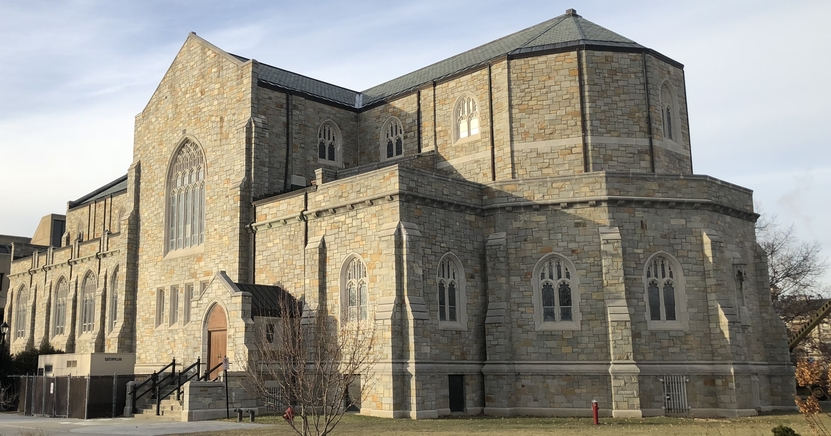
%> input picture MATLAB/models/image/VoorheesComputingCenter_831x436.jpg, 831 x 436 px
$ octave ImageKeypointPerScale_ForPaper.m   (GNU Octave 9; MATLAB toolbox functions it lacks are replaced by stand-ins)
%> lines starting %> are read from the running program, lines starting %| are printed output that depends on the picture
### MATLAB/src/read_off.m
function [vertex,face] = read_off(filename)

% read_off - read data from OFF file.
%
%   [vertex,face] = read_off(filename);
%
%   'vertex' is a 'nb.vert x 3' array specifying the position of the vertices.
%   'face' is a 'nb.face x 3' array specifying the connectivity of the mesh.
%
%   Copyright (c) 2003 Gabriel Peyr


fid = fopen(filename,'r');
if( fid==-1 )
    error('Can''t open the file.');
    return;
end

str = fgets(fid);   % -1 if eof
if ~strcmp(str(1:3), 'OFF')
    error('The file is not a valid OFF one.');
end

str = fgets(fid);
[a,str] = strtok(str); nvert = str2num(a);
[a,str] = strtok(str); nface = str2num(a);


[A,cnt] = fscanf(fid,'%f %f %f', 3*nvert);
if cnt~=3*nvert
    warning('Problem in reading vertices.');
end
A = reshape(A, 3, cnt/3);
vertex = A;
% read Face 1  1088 480 1022
[A,cnt] = fscanf(fid,'%d %d %d %d\n', 4*nface);
if cnt~=4*nface
    warning('Problem in reading faces.');
end
A = reshape(A, 4, cnt/4);
face = A(2:4,:)+1;


fclose(fid);

### MATLAB/src/ImageKeypointPerScale_ForPaper.m
% Andrew Rhodes
% ASEL
% December 2018


close all
clear
clc

global ProjectRoot;

UseNMS = 0;
alpha = 1;

FileLocation = strcat(ProjectRoot,'/models/image/');
PointCloudLocation = '/home/andrew/GitAndrew/diffusion/MATLAB/models/image/';
PointCloudName = {'Voorhees_e1_90688', 'Woodburn_e1_141198'};
KeypointLocation = strcat(ProjectRoot, '/data/imagekeypointdata/')


TitleNames = {'SIFT', 'Mesh Euc.', 'Cotangent', 'Umbrella'};


modelFolder = {'Voorhees','Woodburn'}; %  {'Voorhees','Woodburn','Woodburn2'}; %

LBO = {'SIFT', 'mesh', 'cot', 'umb'};

LBOLength = length(LBO);
modelFolderLength = length(modelFolder);


k = sqrt(2);
l_scale = 1/k;
set_ltau = @(e_bar) 2*e_bar;
set_t0 = @(e_bar) e_bar ;

LineStyles = {'b-', 'r--', 'g-.', 'k-', 'c-'};


for jj = 1 : LBOLength


    figure


    maxx = zeros(modelFolderLength, 1);

    for j = 1 : modelFolderLength


        if strcmpi(modelFolder{j}, 'Voorhees')

            ImageName = 'VoorheesComputingCenter_831x436.jpg';
            Image = double(rgb2gray(imread(strcat(FileLocation,ImageName))));
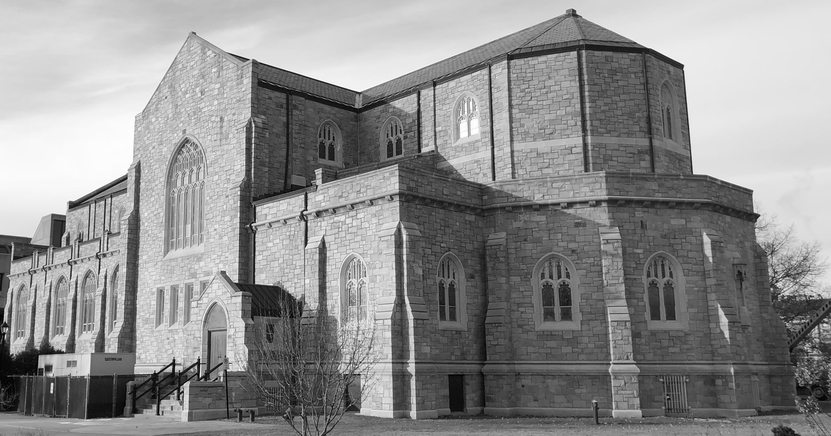
%> Image: size 436x831 double; min 0, max 255, mean 142.6
            Image = imresize(Image,0.5);
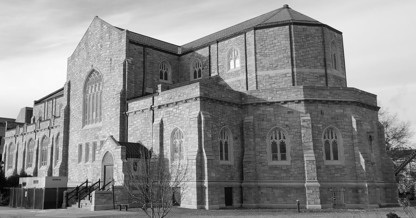
%> Image: size 218x416 double; min 1.76, max 257.8, mean 142.6; drawn with min black and max white
            Image = Image./255;

            N = 9;
        elseif strcmpi(modelFolder{j}, 'Woodburn')

            ImageName = 'WVUWoodburn_524x358.jpg';
            Image = double(rgb2gray(imread(strcat(FileLocation,ImageName))));
            Image = Image./255;

            N = 10;
        elseif strcmpi(modelFolder{j}, 'Woodburn2')

            ImageName = 'WVUWoodburn_438x284.jpg';
            Image = double(rgb2gray(imread(strcat(FileLocation,ImageName))));
            Image = Image./255;

            N = 10;
        end


        ImageSize = size(Image);
%> ImageSize = [218 416]
        NumVertex = numel(Image);
%> NumVertex = 90688
        NumPixels = numel(Image);
%> NumPixels = 90688
%> the run ends on the next line


        [PointCloud.Location,PointCloud.Face] = read_off( strcat(PointCloudLocation, PointCloudName{j}, '.off') );

$ run again, with MATLAB/models/image/VoorheesComputingCenter_4032x3024.jpg copied over MATLAB/models/image/VoorheesComputingCenter_831x436.jpg
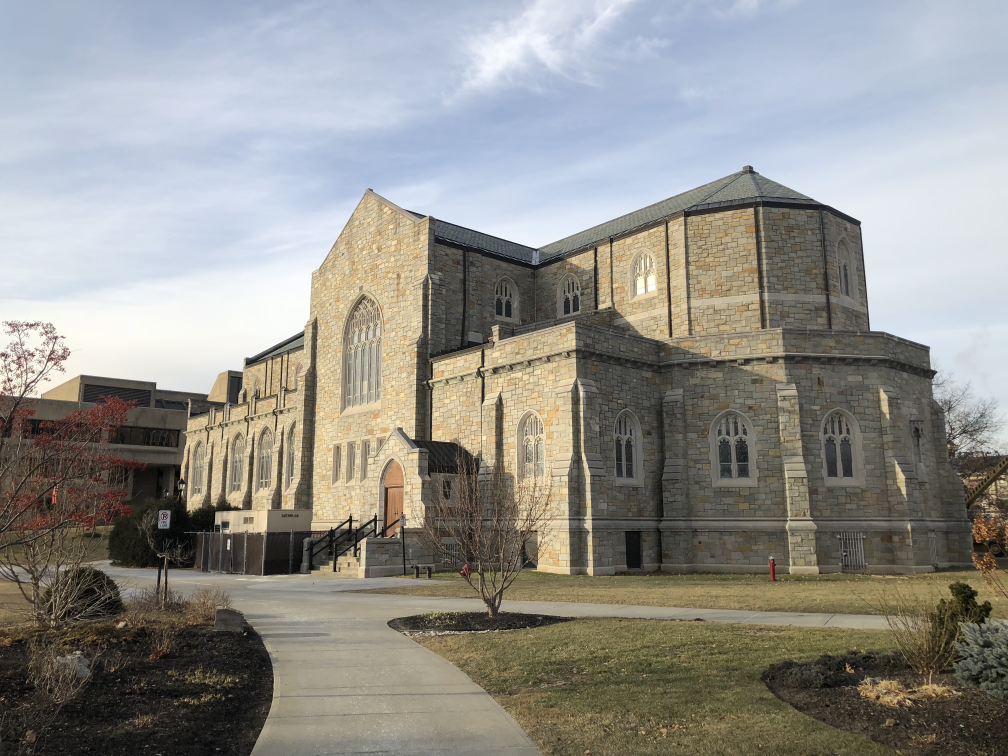
%> input picture MATLAB/models/image/VoorheesComputingCenter_4032x3024.jpg, 4032 x 3024 px (shown at 1/4 size)
%> `Image = double(rgb2gray(imread(strcat(FileLocation,ImageName))));`:
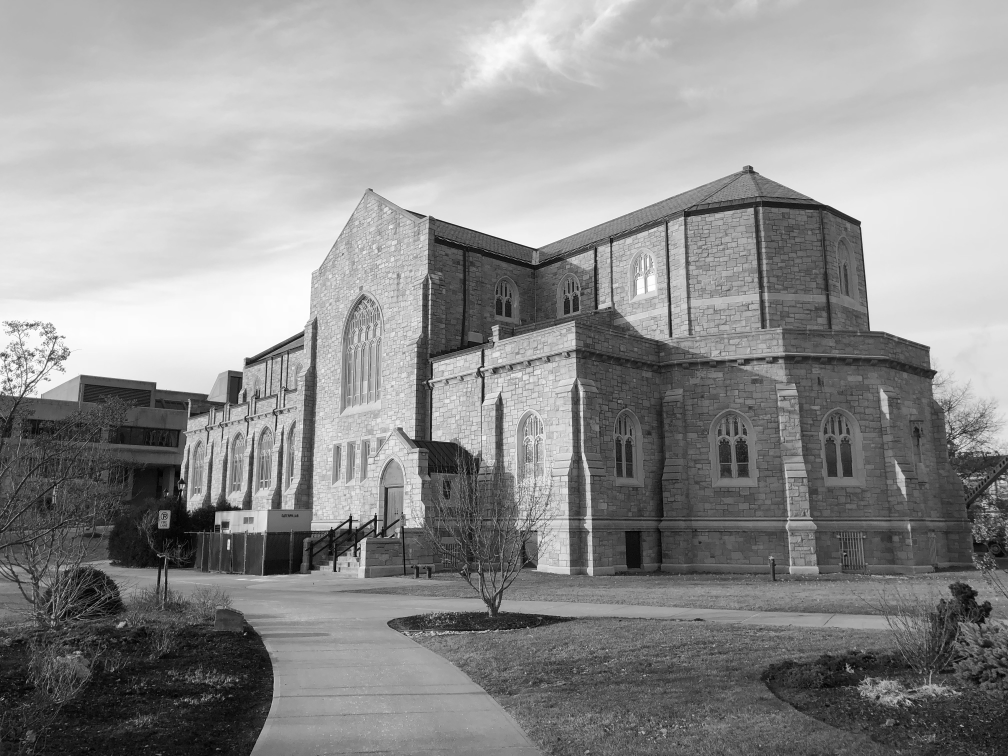
%> Image: size 3024x4032 double (shown at 1/4 size); min 0, max 255, mean 143.8

$ run again, with MATLAB/models/image/WVUWoodburn_1095x709.jpg copied over MATLAB/models/image/VoorheesComputingCenter_831x436.jpg
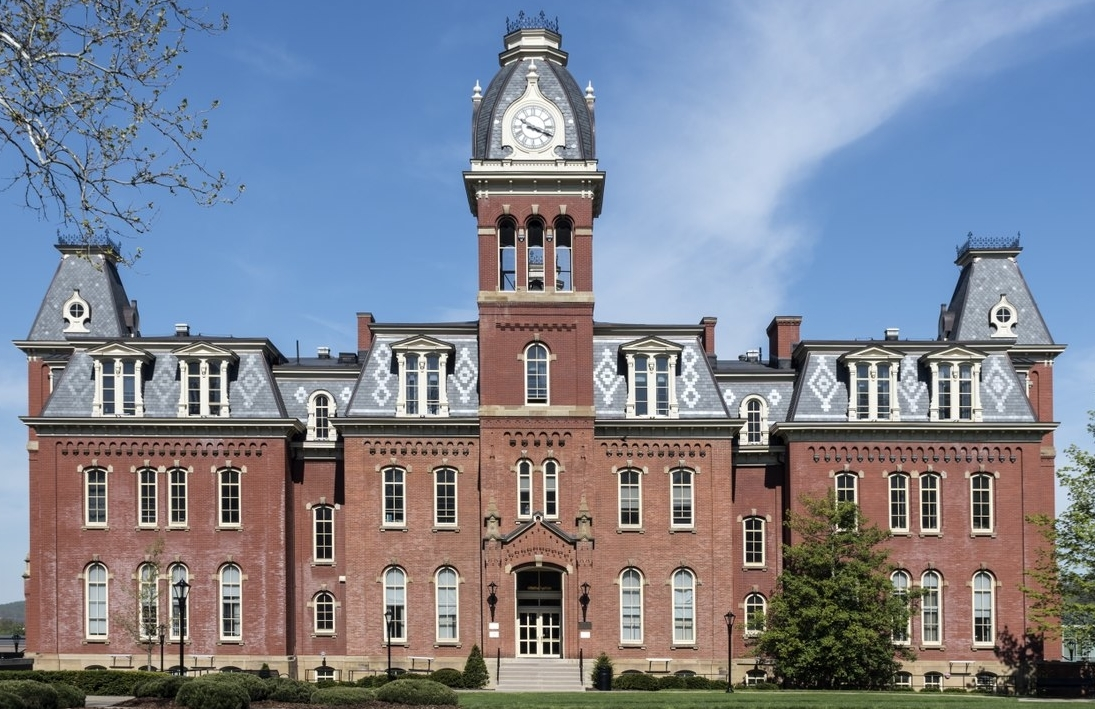
%> input picture MATLAB/models/image/WVUWoodburn_1095x709.jpg, 1095 x 709 px
%> `Image = double(rgb2gray(imread(strcat(FileLocation,ImageName))));`:
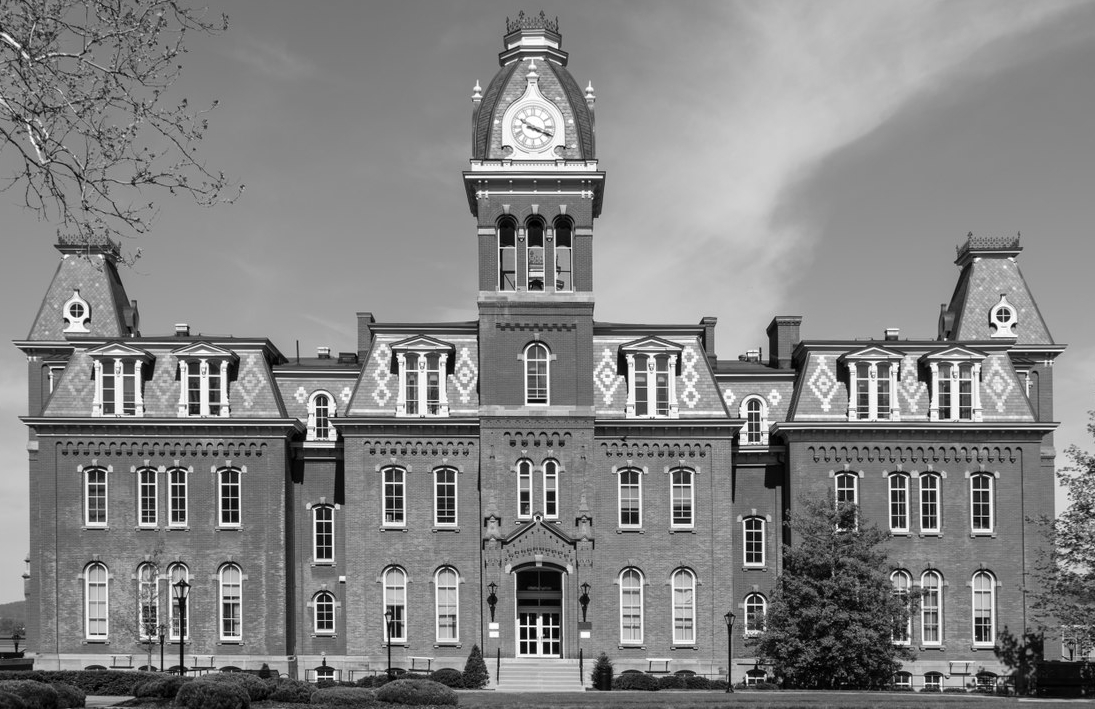
%> Image: size 709x1095 double; min 0, max 255, mean 131.8
